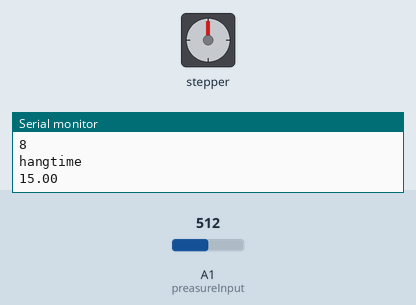
Recording of a sketch running on a simulated Arduino Uno, built with avr-gcc and run on an emulated ATmega328P. On the bench: stepper motor, the last lines printed to the serial monitor. The test bench sets the inputs (shaded band); at power-on: A1 (preasureInput) = 512. Stepper angles assume 2048 steps per turn.

Above: at 1.2 s.
1.3 s: A1 (preasureInput) set to 20
4.3 s: A1 (preasureInput) set to 23
7.3 s: A1 (preasureInput) set to 0
At 8.43 s:
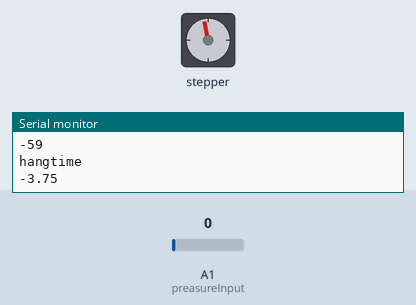
10.3 s: A1 (preasureInput) set to 67
13.3 s: A1 (preasureInput) set to 80
At 13.9 s:
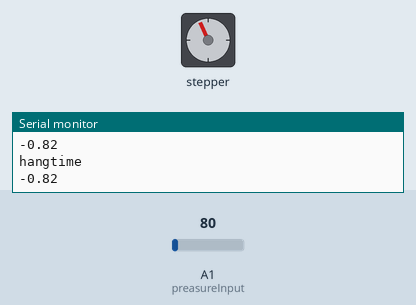
Timing chart, 0 to 15.9 s (numbered marks = the images above; inputs shaded):
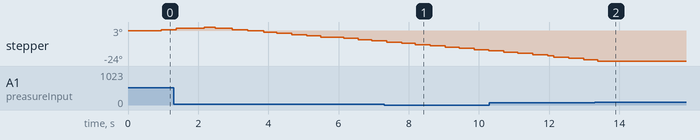

Measured:
- the behaviour switches between 75 and 76 on A1 (preasureInput) (found by bisection; images 1 and 2)
- after the input at 13.3 s, stepper: goes on until 13.4 s, then stays -24°

The sketch:

PSI_test.ino
```cpp
// Include the AccelStepper Library
#include <AccelStepper.h>

// Define Constants
int targetPosition;
bool rotComplete = false;

// Define step constants
#define FULLSTEP 4
//#define HALFSTEP 8

// Define Motor Pins (2 Motors used)

#define motorPin1  8     // Blue   - 28BYJ48 pin 1
#define motorPin2  9     // Pink   - 28BYJ48 pin 2
#define motorPin3  10    // Yellow - 28BYJ48 pin 3
#define motorPin4  11    // Orange - 28BYJ48 pin 4


 // const varaible needed for calculations and comletetion of cuircuts
 const int preasureInput = A1; //PIN A1
 const double preasureZero = 102.4; //Anlog reading of transducer at 0 PSI
 const double preasureMax = 921.6; //Anlog reading of transducer at 30 PSI
 const int preasureTransducerMaxPSI = 30; //Max PSI
 const int baudRate = 9600; //Serial moniter
 const int sensorReadDelay = 250; //delay in millliseconds

 float preasureValue = 0; //varible for storing the preasure from the transducer

// Define two motor objects
// The sequence 1-3-2-4 is required for proper sequencing of 28BYJ48
AccelStepper stepper1(FULLSTEP, motorPin1, motorPin3, motorPin2, motorPin4);


void setup()
{
  Serial.begin(9600);
  // 1 revolution Motor 1 CW
  stepper1.setMaxSpeed(1000.0);
  stepper1.setAcceleration(80.0);
  stepper1.setSpeed(200);
  //if(stepper1.currentPosition() != 0)
    //stepper1.moveTo(0);
    //Serial.println("0");


}


void loop()
{
  //targetPosition = Serial.read();

  // put your main code here, to run repeatedly:

  //Change direction at the limits
  stepper1.run();
  rotComplete = false;


  if (rotComplete == false ){
      while(targetPosition <= 0.5 && targetPosition > -0.5){
        //Hang time
        Serial.println("hangtime");
        preasureValue = analogRead(preasureInput); //reads the tranducer
        preasureValue = ((preasureValue - preasureZero)*preasureTransducerMaxPSI)/(preasureMax - preasureZero); //Converts from anolog to
        targetPosition = preasureValue;
        Serial.println(preasureValue);
        delay(sensorReadDelay);
      }
    if(targetPosition >= 0){
      targetPosition = targetPosition * 40;
      Serial.println("moving forward");
    }
    if (targetPosition < 0){
      targetPosition = targetPosition * 20;
      Serial.println("moving backward");
    }
    Serial.println(targetPosition);
    stepper1.moveTo(targetPosition);//stops completely at 0 fix later
    //while(stepper1.currentPosition() != targetPosition){
      Serial.println(stepper1.currentPosition());
    //}
    rotComplete = true;
  }


}
```
